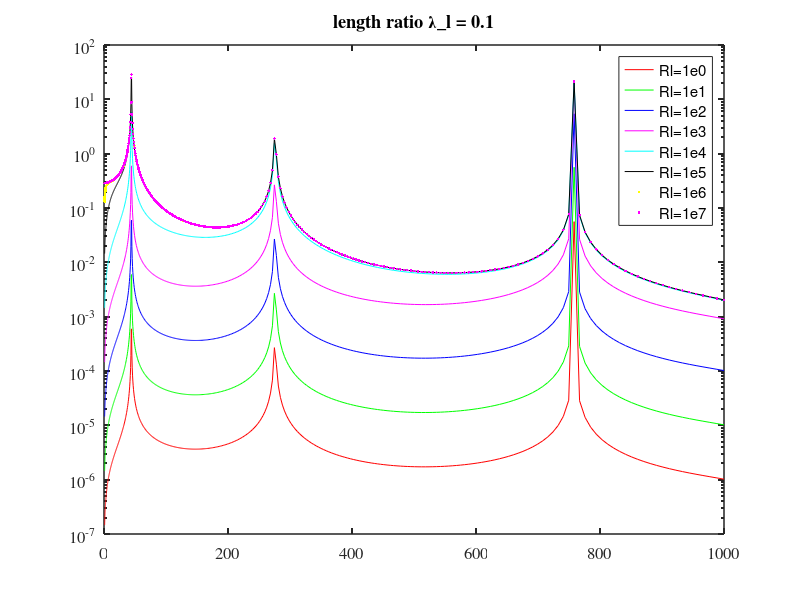
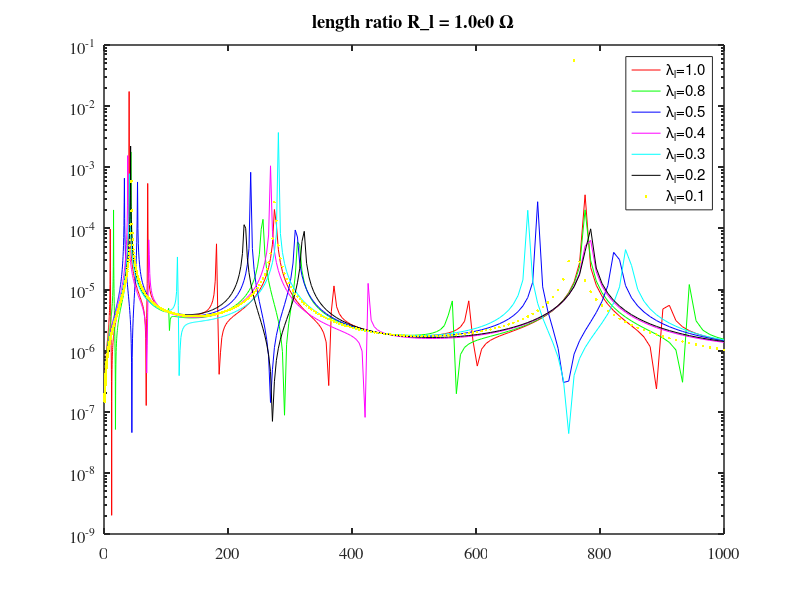

Recreate these plots in MATLAB, in order.
clc;clear;close all;

figure(1)
%% laml = 0.0, Rl from 1 ohm to 10 Mohm
% results0 = load('bm_ext_base_laml_0p0_Rl_1e0', 'Vplist', 'frlist', 'xib'); 
% Vplist0 = results0.Vplist;
% results1 = load('bm_ext_base_laml_0p0_Rl_1e1', 'Vplist'); 
% Vplist1 = results1.Vplist;
% results2 = load('bm_ext_base_laml_0p0_Rl_1e2', 'Vplist'); 
% Vplist2 = results2.Vplist;
% results3 = load('bm_ext_base_laml_0p0_Rl_1e3', 'Vplist'); 
% Vplist3 = results3.Vplist;
% results4 = load('bm_ext_base_laml_0p0_Rl_1e4', 'Vplist'); 
% Vplist4 = results4.Vplist;
% results5 = load('bm_ext_base_laml_0p0_Rl_1e5', 'Vplist'); 
% Vplist5 = results5.Vplist;
% results6 = load('bm_ext_base_laml_0p0_Rl_1e6', 'Vplist'); 
% Vplist6 = results6.Vplist;
% results7 = load('bm_ext_base_laml_0p0_Rl_1e7', 'Vplist'); 
% Vplist7 = results7.Vplist;
% 
% frlist = results0.frlist;
% wlist  = 2*pi*frlist;
% xib  = results0.xib;
% 
% semilogy(frlist, abs(Vplist0)./wlist./wlist/xib, 'r', 'DisplayName','Rl=1e0'); hold on
% semilogy(frlist, abs(Vplist1)./wlist./wlist/xib, 'g', 'DisplayName','Rl=1e1'); 
% semilogy(frlist, abs(Vplist2)./wlist./wlist/xib, 'b', 'DisplayName','Rl=1e2'); 
% semilogy(frlist, abs(Vplist3)./wlist./wlist/xib, 'm', 'DisplayName','Rl=1e3'); 
% semilogy(frlist, abs(Vplist4)./wlist./wlist/xib, 'c', 'DisplayName','Rl=1e4'); 
% semilogy(frlist, abs(Vplist5)./wlist./wlist/xib, 'k', 'DisplayName','Rl=1e5'); 
% semilogy(frlist, abs(Vplist6)./wlist./wlist/xib, 'y.', 'DisplayName','Rl=1e6'); 
% semilogy(frlist, abs(Vplist7)./wlist./wlist/xib, 'm.', 'DisplayName','Rl=1e7'); 
% % grid on
% set(gca, 'linewidth', 1.1, 'fontsize', 12, 'fontname', 'times')
% title('length ratio \lambda\_l = 0.0')
% set(gcf, 'color', 'w')
% legend('show')

%% laml = 0.1, Rl from 1 ohm to 10 Mohm
results0 = load('bm_ext_base_laml_0p1_Rl_1e0', 'Vplist', 'frlist', 'xib'); 
Vplist0 = results0.Vplist;
results1 = load('bm_ext_base_laml_0p1_Rl_1e1', 'Vplist'); 
Vplist1 = results1.Vplist;
results2 = load('bm_ext_base_laml_0p1_Rl_1e2', 'Vplist'); 
Vplist2 = results2.Vplist;
results3 = load('bm_ext_base_laml_0p1_Rl_1e3', 'Vplist'); 
Vplist3 = results3.Vplist;
results4 = load('bm_ext_base_laml_0p1_Rl_1e4', 'Vplist'); 
Vplist4 = results4.Vplist;
results5 = load('bm_ext_base_laml_0p1_Rl_1e5', 'Vplist'); 
Vplist5 = results5.Vplist;
results6 = load('bm_ext_base_laml_0p1_Rl_1e6', 'Vplist'); 
Vplist6 = results6.Vplist;
results7 = load('bm_ext_base_laml_0p1_Rl_1e7', 'Vplist'); 
Vplist7 = results7.Vplist;

frlist = results0.frlist;
wlist  = 2*pi*frlist;
xib  = results0.xib;

semilogy(frlist, abs(Vplist0)./wlist./wlist/xib, 'r', 'DisplayName','Rl=1e0'); hold on
semilogy(frlist, abs(Vplist1)./wlist./wlist/xib, 'g', 'DisplayName','Rl=1e1'); 
semilogy(frlist, abs(Vplist2)./wlist./wlist/xib, 'b', 'DisplayName','Rl=1e2'); 
semilogy(frlist, abs(Vplist3)./wlist./wlist/xib, 'm', 'DisplayName','Rl=1e3'); 
semilogy(frlist, abs(Vplist4)./wlist./wlist/xib, 'c', 'DisplayName','Rl=1e4'); 
semilogy(frlist, abs(Vplist5)./wlist./wlist/xib, 'k', 'DisplayName','Rl=1e5'); 
semilogy(frlist, abs(Vplist6)./wlist./wlist/xib, 'y.', 'DisplayName','Rl=1e6'); 
semilogy(frlist, abs(Vplist7)./wlist./wlist/xib, 'm.', 'DisplayName','Rl=1e7'); 
% grid on
set(gca, 'linewidth', 1.1, 'fontsize', 12, 'fontname', 'times')
title('length ratio \lambda\_l = 0.1')
set(gcf, 'color', 'w')
legend('show')

%% laml = 0.2, Rl from 1 ohm to 10 Mohm
% results0 = load('bm_ext_base_laml_0p2_Rl_1e0', 'Vplist', 'frlist', 'xib'); 
% Vplist0 = results0.Vplist;
% results1 = load('bm_ext_base_laml_0p2_Rl_1e1', 'Vplist'); 
% Vplist1 = results1.Vplist;
% results2 = load('bm_ext_base_laml_0p2_Rl_1e2', 'Vplist'); 
% Vplist2 = results2.Vplist;
% results3 = load('bm_ext_base_laml_0p2_Rl_1e3', 'Vplist'); 
% Vplist3 = results3.Vplist;
% results4 = load('bm_ext_base_laml_0p2_Rl_1e4', 'Vplist'); 
% Vplist4 = results4.Vplist;
% results5 = load('bm_ext_base_laml_0p2_Rl_1e5', 'Vplist'); 
% Vplist5 = results5.Vplist;
% results6 = load('bm_ext_base_laml_0p2_Rl_1e6', 'Vplist'); 
% Vplist6 = results6.Vplist;
% results7 = load('bm_ext_base_laml_0p2_Rl_1e7', 'Vplist'); 
% Vplist7 = results7.Vplist;
% 
% frlist = results0.frlist;
% wlist  = 2*pi*frlist;
% xib  = results0.xib;
% 
% semilogy(frlist, abs(Vplist0)./wlist./wlist/xib, 'r', 'DisplayName','Rl=1e0'); hold on
% semilogy(frlist, abs(Vplist1)./wlist./wlist/xib, 'g', 'DisplayName','Rl=1e1'); 
% semilogy(frlist, abs(Vplist2)./wlist./wlist/xib, 'b', 'DisplayName','Rl=1e2'); 
% semilogy(frlist, abs(Vplist3)./wlist./wlist/xib, 'm', 'DisplayName','Rl=1e3'); 
% semilogy(frlist, abs(Vplist4)./wlist./wlist/xib, 'c', 'DisplayName','Rl=1e4'); 
% semilogy(frlist, abs(Vplist5)./wlist./wlist/xib, 'k', 'DisplayName','Rl=1e5'); 
% semilogy(frlist, abs(Vplist6)./wlist./wlist/xib, 'y.', 'DisplayName','Rl=1e6'); 
% semilogy(frlist, abs(Vplist7)./wlist./wlist/xib, 'm.', 'DisplayName','Rl=1e7'); 
% % grid on
% set(gca, 'linewidth', 1.1, 'fontsize', 12, 'fontname', 'times')
% title('length ratio \lambda\_l = 0.2')
% set(gcf, 'color', 'w')
% legend('show')

%% laml = 0.3, Rl from 1 ohm to 10 Mohm
% results0 = load('bm_ext_base_laml_0p3_Rl_1e0', 'Vplist', 'frlist', 'xib'); 
% Vplist0 = results0.Vplist;
% results1 = load('bm_ext_base_laml_0p3_Rl_1e1', 'Vplist'); 
% Vplist1 = results1.Vplist;
% results2 = load('bm_ext_base_laml_0p3_Rl_1e2', 'Vplist'); 
% Vplist2 = results2.Vplist;
% results3 = load('bm_ext_base_laml_0p3_Rl_1e3', 'Vplist'); 
% Vplist3 = results3.Vplist;
% results4 = load('bm_ext_base_laml_0p3_Rl_1e4', 'Vplist'); 
% Vplist4 = results4.Vplist;
% results5 = load('bm_ext_base_laml_0p3_Rl_1e5', 'Vplist'); 
% Vplist5 = results5.Vplist;
% results6 = load('bm_ext_base_laml_0p3_Rl_1e6', 'Vplist'); 
% Vplist6 = results6.Vplist;
% results7 = load('bm_ext_base_laml_0p3_Rl_1e7', 'Vplist'); 
% Vplist7 = results7.Vplist;
% 
% frlist = results0.frlist;
% wlist  = 2*pi*frlist;
% xib  = results0.xib;
% 
% semilogy(frlist, abs(Vplist0)./wlist./wlist/xib, 'r', 'DisplayName','Rl=1e0'); hold on
% semilogy(frlist, abs(Vplist1)./wlist./wlist/xib, 'g', 'DisplayName','Rl=1e1'); 
% semilogy(frlist, abs(Vplist2)./wlist./wlist/xib, 'b', 'DisplayName','Rl=1e2'); 
% semilogy(frlist, abs(Vplist3)./wlist./wlist/xib, 'm', 'DisplayName','Rl=1e3'); 
% semilogy(frlist, abs(Vplist4)./wlist./wlist/xib, 'c', 'DisplayName','Rl=1e4'); 
% semilogy(frlist, abs(Vplist5)./wlist./wlist/xib, 'k', 'DisplayName','Rl=1e5'); 
% semilogy(frlist, abs(Vplist6)./wlist./wlist/xib, 'y.', 'DisplayName','Rl=1e6'); 
% semilogy(frlist, abs(Vplist7)./wlist./wlist/xib, 'm.', 'DisplayName','Rl=1e7'); 
% % grid on
% set(gca, 'linewidth', 1.1, 'fontsize', 12, 'fontname', 'times')
% title('length ratio \lambda\_l = 0.3')
% set(gcf, 'color', 'w')
% legend('show')

%% laml = 0.4, Rl from 1 ohm to 10 Mohm
% results0 = load('bm_ext_base_laml_0p4_Rl_1e0', 'Vplist', 'frlist', 'xib'); 
% Vplist0 = results0.Vplist;
% results1 = load('bm_ext_base_laml_0p4_Rl_1e1', 'Vplist'); 
% Vplist1 = results1.Vplist;
% results2 = load('bm_ext_base_laml_0p4_Rl_1e2', 'Vplist'); 
% Vplist2 = results2.Vplist;
% results3 = load('bm_ext_base_laml_0p4_Rl_1e3', 'Vplist'); 
% Vplist3 = results3.Vplist;
% results4 = load('bm_ext_base_laml_0p4_Rl_1e4', 'Vplist'); 
% Vplist4 = results4.Vplist;
% results5 = load('bm_ext_base_laml_0p4_Rl_1e5', 'Vplist'); 
% Vplist5 = results5.Vplist;
% results6 = load('bm_ext_base_laml_0p4_Rl_1e6', 'Vplist'); 
% Vplist6 = results6.Vplist;
% results7 = load('bm_ext_base_laml_0p4_Rl_1e7', 'Vplist'); 
% Vplist7 = results7.Vplist;
% 
% frlist = results0.frlist;
% wlist  = 2*pi*frlist;
% xib  = results0.xib;
% 
% semilogy(frlist, abs(Vplist0)./wlist./wlist/xib, 'r', 'DisplayName','Rl=1e0'); hold on
% semilogy(frlist, abs(Vplist1)./wlist./wlist/xib, 'g', 'DisplayName','Rl=1e1'); 
% semilogy(frlist, abs(Vplist2)./wlist./wlist/xib, 'b', 'DisplayName','Rl=1e2'); 
% semilogy(frlist, abs(Vplist3)./wlist./wlist/xib, 'm', 'DisplayName','Rl=1e3'); 
% semilogy(frlist, abs(Vplist4)./wlist./wlist/xib, 'c', 'DisplayName','Rl=1e4'); 
% semilogy(frlist, abs(Vplist5)./wlist./wlist/xib, 'k', 'DisplayName','Rl=1e5'); 
% semilogy(frlist, abs(Vplist6)./wlist./wlist/xib, 'y.', 'DisplayName','Rl=1e6'); 
% semilogy(frlist, abs(Vplist7)./wlist./wlist/xib, 'm.', 'DisplayName','Rl=1e7'); 
% % grid on
% set(gca, 'linewidth', 1.1, 'fontsize', 12, 'fontname', 'times')
% title('length ratio \lambda\_l = 0.4')
% set(gcf, 'color', 'w')
% legend('show')

%% laml = 0.5, Rl from 1 ohm to 10 Mohm
% results0 = load('bm_ext_base_laml_0p5_Rl_1e0', 'Vplist', 'frlist', 'xib'); 
% Vplist0 = results0.Vplist;
% results1 = load('bm_ext_base_laml_0p5_Rl_1e1', 'Vplist'); 
% Vplist1 = results1.Vplist;
% results2 = load('bm_ext_base_laml_0p5_Rl_1e2', 'Vplist'); 
% Vplist2 = results2.Vplist;
% results3 = load('bm_ext_base_laml_0p5_Rl_1e3', 'Vplist'); 
% Vplist3 = results3.Vplist;
% results4 = load('bm_ext_base_laml_0p5_Rl_1e4', 'Vplist'); 
% Vplist4 = results4.Vplist;
% results5 = load('bm_ext_base_laml_0p5_Rl_1e5', 'Vplist'); 
% Vplist5 = results5.Vplist;
% results6 = load('bm_ext_base_laml_0p5_Rl_1e6', 'Vplist'); 
% Vplist6 = results6.Vplist;
% results7 = load('bm_ext_base_laml_0p5_Rl_1e7', 'Vplist'); 
% Vplist7 = results7.Vplist;
% 
% frlist = results0.frlist;
% wlist  = 2*pi*frlist;
% xib  = results0.xib;
% 
% semilogy(frlist, abs(Vplist0)./wlist./wlist/xib, 'r', 'DisplayName','Rl=1e0'); hold on
% semilogy(frlist, abs(Vplist1)./wlist./wlist/xib, 'g', 'DisplayName','Rl=1e1'); 
% semilogy(frlist, abs(Vplist2)./wlist./wlist/xib, 'b', 'DisplayName','Rl=1e2'); 
% semilogy(frlist, abs(Vplist3)./wlist./wlist/xib, 'm', 'DisplayName','Rl=1e3'); 
% semilogy(frlist, abs(Vplist4)./wlist./wlist/xib, 'c', 'DisplayName','Rl=1e4'); 
% semilogy(frlist, abs(Vplist5)./wlist./wlist/xib, 'k', 'DisplayName','Rl=1e5'); 
% semilogy(frlist, abs(Vplist6)./wlist./wlist/xib, 'y.', 'DisplayName','Rl=1e6'); 
% semilogy(frlist, abs(Vplist7)./wlist./wlist/xib, 'm.', 'DisplayName','Rl=1e7'); 
% grid on
% set(gca, 'linewidth', 1.1, 'fontsize', 12, 'fontname', 'times')
% title('length ratio \lambda\_l = 0.5')
% set(gcf, 'color', 'w')
% legend('show')

%% laml = 0.8, Rl from 1 ohm to 10 Mohm
% results0 = load('bm_ext_base_laml_0p8_Rl_1e0', 'Vplist', 'frlist', 'xib'); 
% Vplist0 = results0.Vplist;
% results1 = load('bm_ext_base_laml_0p8_Rl_1e1', 'Vplist'); 
% Vplist1 = results1.Vplist;
% results2 = load('bm_ext_base_laml_0p8_Rl_1e2', 'Vplist'); 
% Vplist2 = results2.Vplist;
% results3 = load('bm_ext_base_laml_0p8_Rl_1e3', 'Vplist'); 
% Vplist3 = results3.Vplist;
% results4 = load('bm_ext_base_laml_0p8_Rl_1e4', 'Vplist'); 
% Vplist4 = results4.Vplist;
% results5 = load('bm_ext_base_laml_0p8_Rl_1e5', 'Vplist'); 
% Vplist5 = results5.Vplist;
% results6 = load('bm_ext_base_laml_0p8_Rl_1e6', 'Vplist'); 
% Vplist6 = results6.Vplist;
% results7 = load('bm_ext_base_laml_0p8_Rl_1e7', 'Vplist'); 
% Vplist7 = results7.Vplist;
% 
% frlist = results0.frlist;
% wlist  = 2*pi*frlist;
% xib  = results0.xib;
% 
% semilogy(frlist, abs(Vplist0)./wlist./wlist/xib, 'r', 'DisplayName','Rl=1e0'); hold on
% semilogy(frlist, abs(Vplist1)./wlist./wlist/xib, 'g', 'DisplayName','Rl=1e1'); 
% semilogy(frlist, abs(Vplist2)./wlist./wlist/xib, 'b', 'DisplayName','Rl=1e2'); 
% semilogy(frlist, abs(Vplist3)./wlist./wlist/xib, 'm', 'DisplayName','Rl=1e3'); 
% semilogy(frlist, abs(Vplist4)./wlist./wlist/xib, 'c', 'DisplayName','Rl=1e4'); 
% semilogy(frlist, abs(Vplist5)./wlist./wlist/xib, 'k', 'DisplayName','Rl=1e5'); 
% semilogy(frlist, abs(Vplist6)./wlist./wlist/xib, 'y.', 'DisplayName','Rl=1e6'); 
% semilogy(frlist, abs(Vplist7)./wlist./wlist/xib, 'm.', 'DisplayName','Rl=1e7'); 
% % grid on
% set(gca, 'linewidth', 1.1, 'fontsize', 12, 'fontname', 'times')
% title('length ratio \lambda\_l = 0.8')
% set(gcf, 'color', 'w')
% legend('show')

%% laml = 1.0, Rl from 1 ohm to 10 Mohm
% results0 = load('bm_ext_base_laml_1p0_Rl_1e0', 'Vplist', 'frlist', 'xib'); 
% Vplist0 = results0.Vplist;
% results1 = load('bm_ext_base_laml_1p0_Rl_1e1', 'Vplist'); 
% Vplist1 = results1.Vplist;
% results2 = load('bm_ext_base_laml_1p0_Rl_1e2', 'Vplist'); 
% Vplist2 = results2.Vplist;
% results3 = load('bm_ext_base_laml_1p0_Rl_1e3', 'Vplist'); 
% Vplist3 = results3.Vplist;
% results4 = load('bm_ext_base_laml_1p0_Rl_1e4', 'Vplist'); 
% Vplist4 = results4.Vplist;
% results5 = load('bm_ext_base_laml_1p0_Rl_1e5', 'Vplist'); 
% Vplist5 = results5.Vplist;
% results6 = load('bm_ext_base_laml_1p0_Rl_1e6', 'Vplist'); 
% Vplist6 = results6.Vplist;
% results7 = load('bm_ext_base_laml_1p0_Rl_1e7', 'Vplist'); 
% Vplist7 = results7.Vplist;
% 
% frlist = results0.frlist;
% wlist  = 2*pi*frlist;
% xib  = results0.xib;
% 
% semilogy(frlist, abs(Vplist0)./wlist./wlist/xib, 'r', 'DisplayName','Rl=1e0'); hold on
% semilogy(frlist, abs(Vplist1)./wlist./wlist/xib, 'g', 'DisplayName','Rl=1e1'); 
% semilogy(frlist, abs(Vplist2)./wlist./wlist/xib, 'b', 'DisplayName','Rl=1e2'); 
% semilogy(frlist, abs(Vplist3)./wlist./wlist/xib, 'm', 'DisplayName','Rl=1e3'); 
% semilogy(frlist, abs(Vplist4)./wlist./wlist/xib, 'c', 'DisplayName','Rl=1e4'); 
% semilogy(frlist, abs(Vplist5)./wlist./wlist/xib, 'k', 'DisplayName','Rl=1e5'); 
% semilogy(frlist, abs(Vplist6)./wlist./wlist/xib, 'y.', 'DisplayName','Rl=1e6'); 
% semilogy(frlist, abs(Vplist7)./wlist./wlist/xib, 'm.', 'DisplayName','Rl=1e7'); 
% % grid on
% set(gca, 'linewidth', 1.1, 'fontsize', 12, 'fontname', 'times')
% title('length ratio \lambda\_l = 1.0')
% set(gcf, 'color', 'w')
% legend('show')



figure(2)
%%  Rl = 1e0 ohm, laml from 0.10 to 1.0
results0 = load('bm_ext_base_laml_1p0_Rl_1e0', 'Vplist', 'frlist', 'xib'); 
Vplist0 = results0.Vplist;
results1 = load('bm_ext_base_laml_0p8_Rl_1e0', 'Vplist'); 
Vplist1 = results1.Vplist;
results2 = load('bm_ext_base_laml_0p5_Rl_1e0', 'Vplist'); 
Vplist2 = results2.Vplist;
results3 = load('bm_ext_base_laml_0p4_Rl_1e0', 'Vplist'); 
Vplist3 = results3.Vplist;
results4 = load('bm_ext_base_laml_0p3_Rl_1e0', 'Vplist'); 
Vplist4 = results4.Vplist;
results5 = load('bm_ext_base_laml_0p2_Rl_1e0', 'Vplist'); 
Vplist5 = results5.Vplist;
results6 = load('bm_ext_base_laml_0p1_Rl_1e0', 'Vplist'); 
Vplist6 = results6.Vplist;

frlist = results0.frlist;
wlist  = 2*pi*frlist;
xib  = results0.xib;

semilogy(frlist, abs(Vplist0)./wlist./wlist/xib, 'r', 'DisplayName','\lambda_l=1.0'); hold on
semilogy(frlist, abs(Vplist1)./wlist./wlist/xib, 'g', 'DisplayName','\lambda_l=0.8'); 
semilogy(frlist, abs(Vplist2)./wlist./wlist/xib, 'b', 'DisplayName','\lambda_l=0.5'); 
semilogy(frlist, abs(Vplist3)./wlist./wlist/xib, 'm', 'DisplayName','\lambda_l=0.4'); 
semilogy(frlist, abs(Vplist4)./wlist./wlist/xib, 'c', 'DisplayName','\lambda_l=0.3'); 
semilogy(frlist, abs(Vplist5)./wlist./wlist/xib, 'k', 'DisplayName','\lambda_l=0.2'); 
semilogy(frlist, abs(Vplist6)./wlist./wlist/xib, 'y.', 'DisplayName','\lambda_l=0.1'); 

% grid on
set(gca, 'linewidth', 1.1, 'fontsize', 12, 'fontname', 'times')
title('length ratio R\_l = 1.0e0 \Omega')
set(gcf, 'color', 'w')
legend('show')

%%  Rl = 1e1 ohm, laml from 0.10 to 1.0
% results0 = load('bm_ext_base_laml_1p0_Rl_1e1', 'Vplist', 'frlist', 'xib'); 
% Vplist0 = results0.Vplist;
% results1 = load('bm_ext_base_laml_0p8_Rl_1e1', 'Vplist'); 
% Vplist1 = results1.Vplist;
% results2 = load('bm_ext_base_laml_0p5_Rl_1e1', 'Vplist'); 
% Vplist2 = results2.Vplist;
% results3 = load('bm_ext_base_laml_0p2_Rl_1e1', 'Vplist'); 
% Vplist3 = results3.Vplist;
% results4 = load('bm_ext_base_laml_0p1_Rl_1e1', 'Vplist'); 
% Vplist4 = results4.Vplist;
% 
% frlist = results0.frlist;
% wlist  = 2*pi*frlist;
% xib  = results0.xib;
% 
% semilogy(frlist, abs(Vplist0)./wlist./wlist/xib, 'r', 'DisplayName','\lambda_l=1.0'); hold on
% semilogy(frlist, abs(Vplist1)./wlist./wlist/xib, 'g', 'DisplayName','\lambda_l=0.8'); 
% semilogy(frlist, abs(Vplist2)./wlist./wlist/xib, 'b', 'DisplayName','\lambda_l=0.5'); 
% semilogy(frlist, abs(Vplist3)./wlist./wlist/xib, 'm', 'DisplayName','\lambda_l=0.2'); 
% semilogy(frlist, abs(Vplist4)./wlist./wlist/xib, 'c', 'DisplayName','\lambda_l=0.1'); 
% 
% % grid on
% set(gca, 'linewidth', 1.1, 'fontsize', 12, 'fontname', 'times')
% title('length ratio R\_l = 1.0e1 \Omega')
% set(gcf, 'color', 'w')
% legend('show')

%%  Rl = 1e2 ohm, laml from 0.10 to 1.0
% results0 = load('bm_ext_base_laml_1p0_Rl_1e2', 'Vplist', 'frlist', 'xib'); 
% Vplist0 = results0.Vplist;
% results1 = load('bm_ext_base_laml_0p8_Rl_1e2', 'Vplist'); 
% Vplist1 = results1.Vplist;
% results2 = load('bm_ext_base_laml_0p5_Rl_1e2', 'Vplist'); 
% Vplist2 = results2.Vplist;
% results3 = load('bm_ext_base_laml_0p2_Rl_1e2', 'Vplist'); 
% Vplist3 = results3.Vplist;
% results4 = load('bm_ext_base_laml_0p1_Rl_1e2', 'Vplist'); 
% Vplist4 = results4.Vplist;
% 
% frlist = results0.frlist;
% wlist  = 2*pi*frlist;
% xib  = results0.xib;
% 
% semilogy(frlist, abs(Vplist0)./wlist./wlist/xib, 'r', 'DisplayName','\lambda_l=1.0'); hold on
% semilogy(frlist, abs(Vplist1)./wlist./wlist/xib, 'g', 'DisplayName','\lambda_l=0.8'); 
% semilogy(frlist, abs(Vplist2)./wlist./wlist/xib, 'b', 'DisplayName','\lambda_l=0.5'); 
% semilogy(frlist, abs(Vplist3)./wlist./wlist/xib, 'm', 'DisplayName','\lambda_l=0.2'); 
% semilogy(frlist, abs(Vplist4)./wlist./wlist/xib, 'c', 'DisplayName','\lambda_l=0.1'); 
% 
% % grid on
% set(gca, 'linewidth', 1.1, 'fontsize', 12, 'fontname', 'times')
% title('length ratio R\_l = 1.0e2 \Omega')
% set(gcf, 'color', 'w')
% legend('show')

%%  Rl = 1e3 ohm, laml from 0.10 to 1.0
% results0 = load('bm_ext_base_laml_1p0_Rl_1e3', 'Vplist', 'frlist', 'xib'); 
% Vplist0 = results0.Vplist;
% results1 = load('bm_ext_base_laml_0p8_Rl_1e3', 'Vplist'); 
% Vplist1 = results1.Vplist;
% results2 = load('bm_ext_base_laml_0p5_Rl_1e3', 'Vplist'); 
% Vplist2 = results2.Vplist;
% results3 = load('bm_ext_base_laml_0p2_Rl_1e3', 'Vplist'); 
% Vplist3 = results3.Vplist;
% results4 = load('bm_ext_base_laml_0p1_Rl_1e3', 'Vplist'); 
% Vplist4 = results4.Vplist;
% 
% frlist = results0.frlist;
% wlist  = 2*pi*frlist;
% xib  = results0.xib;
% 
% semilogy(frlist, abs(Vplist0)./wlist./wlist/xib, 'r', 'DisplayName','\lambda_l=1.0'); hold on
% semilogy(frlist, abs(Vplist1)./wlist./wlist/xib, 'g', 'DisplayName','\lambda_l=0.8'); 
% semilogy(frlist, abs(Vplist2)./wlist./wlist/xib, 'b', 'DisplayName','\lambda_l=0.5'); 
% semilogy(frlist, abs(Vplist3)./wlist./wlist/xib, 'm', 'DisplayName','\lambda_l=0.2'); 
% semilogy(frlist, abs(Vplist4)./wlist./wlist/xib, 'c', 'DisplayName','\lambda_l=0.1'); 
% 
% % grid on
% set(gca, 'linewidth', 1.1, 'fontsize', 12, 'fontname', 'times')
% title('length ratio R\_l = 1.0e3 \Omega')
% set(gcf, 'color', 'w')
% legend('show')

%%  Rl = 1e4 ohm, laml from 0.10 to 1.0
% results0 = load('bm_ext_base_laml_1p0_Rl_1e4', 'Vplist', 'frlist', 'xib'); 
% Vplist0 = results0.Vplist;
% results1 = load('bm_ext_base_laml_0p8_Rl_1e4', 'Vplist'); 
% Vplist1 = results1.Vplist;
% results2 = load('bm_ext_base_laml_0p5_Rl_1e4', 'Vplist'); 
% Vplist2 = results2.Vplist;
% results3 = load('bm_ext_base_laml_0p2_Rl_1e4', 'Vplist'); 
% Vplist3 = results3.Vplist;
% results4 = load('bm_ext_base_laml_0p1_Rl_1e4', 'Vplist'); 
% Vplist4 = results4.Vplist;
% 
% frlist = results0.frlist;
% wlist  = 2*pi*frlist;
% xib  = results0.xib;
% 
% semilogy(frlist, abs(Vplist0)./wlist./wlist/xib, 'r', 'DisplayName','\lambda_l=1.0'); hold on
% semilogy(frlist, abs(Vplist1)./wlist./wlist/xib, 'g', 'DisplayName','\lambda_l=0.8'); 
% semilogy(frlist, abs(Vplist2)./wlist./wlist/xib, 'b', 'DisplayName','\lambda_l=0.5'); 
% semilogy(frlist, abs(Vplist3)./wlist./wlist/xib, 'm', 'DisplayName','\lambda_l=0.2'); 
% semilogy(frlist, abs(Vplist4)./wlist./wlist/xib, 'c', 'DisplayName','\lambda_l=0.1'); 
% 
% % grid on
% set(gca, 'linewidth', 1.1, 'fontsize', 12, 'fontname', 'times')
% title('length ratio R\_l = 1.0e4 \Omega')
% set(gcf, 'color', 'w')
% legend('show')

%%  Rl = 1e5 ohm, laml from 0.10 to 1.0
% results0 = load('bm_ext_base_laml_1p0_Rl_1e5', 'Vplist', 'frlist', 'xib'); 
% Vplist0 = results0.Vplist;
% results1 = load('bm_ext_base_laml_0p8_Rl_1e5', 'Vplist'); 
% Vplist1 = results1.Vplist;
% results2 = load('bm_ext_base_laml_0p5_Rl_1e5', 'Vplist'); 
% Vplist2 = results2.Vplist;
% results3 = load('bm_ext_base_laml_0p2_Rl_1e5', 'Vplist'); 
% Vplist3 = results3.Vplist;
% results4 = load('bm_ext_base_laml_0p1_Rl_1e5', 'Vplist'); 
% Vplist4 = results4.Vplist;
% 
% frlist = results0.frlist;
% wlist  = 2*pi*frlist;
% xib  = results0.xib;
% 
% semilogy(frlist, abs(Vplist0)./wlist./wlist/xib, 'r', 'DisplayName','\lambda_l=1.0'); hold on
% semilogy(frlist, abs(Vplist1)./wlist./wlist/xib, 'g', 'DisplayName','\lambda_l=0.8'); 
% semilogy(frlist, abs(Vplist2)./wlist./wlist/xib, 'b', 'DisplayName','\lambda_l=0.5'); 
% semilogy(frlist, abs(Vplist3)./wlist./wlist/xib, 'm', 'DisplayName','\lambda_l=0.2'); 
% semilogy(frlist, abs(Vplist4)./wlist./wlist/xib, 'c', 'DisplayName','\lambda_l=0.1'); 
% 
% grid on
% set(gca, 'linewidth', 1.1, 'fontsize', 12, 'fontname', 'times')
% title('length ratio R\_l = 1.0e5 \Omega')
% set(gcf, 'color', 'w')
% legend('show')

%%  Rl = 1e6 ohm, laml from 0.10 to 1.0
% results0 = load('bm_ext_base_laml_1p0_Rl_1e6', 'Vplist', 'frlist', 'xib'); 
% Vplist0 = results0.Vplist;
% results1 = load('bm_ext_base_laml_0p8_Rl_1e6', 'Vplist'); 
% Vplist1 = results1.Vplist;
% results2 = load('bm_ext_base_laml_0p5_Rl_1e6', 'Vplist'); 
% Vplist2 = results2.Vplist;
% results3 = load('bm_ext_base_laml_0p2_Rl_1e6', 'Vplist'); 
% Vplist3 = results3.Vplist;
% results4 = load('bm_ext_base_laml_0p1_Rl_1e6', 'Vplist'); 
% Vplist4 = results4.Vplist;
% 
% frlist = results0.frlist;
% wlist  = 2*pi*frlist;
% xib  = results0.xib;
% 
% semilogy(frlist, abs(Vplist0)./wlist./wlist/xib, 'r', 'DisplayName','\lambda_l=1.0'); hold on
% semilogy(frlist, abs(Vplist1)./wlist./wlist/xib, 'g', 'DisplayName','\lambda_l=0.8'); 
% semilogy(frlist, abs(Vplist2)./wlist./wlist/xib, 'b', 'DisplayName','\lambda_l=0.5'); 
% semilogy(frlist, abs(Vplist3)./wlist./wlist/xib, 'm', 'DisplayName','\lambda_l=0.2'); 
% semilogy(frlist, abs(Vplist4)./wlist./wlist/xib, 'c', 'DisplayName','\lambda_l=0.1'); 
% 
% % grid on
% set(gca, 'linewidth', 1.1, 'fontsize', 12, 'fontname', 'times')
% title('length ratio R\_l = 1.0e6 \Omega')
% set(gcf, 'color', 'w')
% legend('show')

%%  Rl = 1e7 ohm, laml from 0.10 to 1.0
% results0 = load('bm_ext_base_laml_1p0_Rl_1e7', 'Vplist', 'frlist', 'xib'); 
% Vplist0 = results0.Vplist;
% results1 = load('bm_ext_base_laml_0p8_Rl_1e7', 'Vplist'); 
% Vplist1 = results1.Vplist;
% results2 = load('bm_ext_base_laml_0p5_Rl_1e7', 'Vplist'); 
% Vplist2 = results2.Vplist;
% results3 = load('bm_ext_base_laml_0p2_Rl_1e7', 'Vplist'); 
% Vplist3 = results3.Vplist;
% results4 = load('bm_ext_base_laml_0p1_Rl_1e7', 'Vplist'); 
% Vplist4 = results4.Vplist;
% 
% frlist = results0.frlist;
% wlist  = 2*pi*frlist;
% xib  = results0.xib;
% 
% semilogy(frlist, abs(Vplist0)./wlist./wlist/xib, 'r', 'DisplayName','\lambda_l=1.0'); hold on
% semilogy(frlist, abs(Vplist1)./wlist./wlist/xib, 'g', 'DisplayName','\lambda_l=0.8'); 
% semilogy(frlist, abs(Vplist2)./wlist./wlist/xib, 'b', 'DisplayName','\lambda_l=0.5'); 
% semilogy(frlist, abs(Vplist3)./wlist./wlist/xib, 'm', 'DisplayName','\lambda_l=0.2'); 
% semilogy(frlist, abs(Vplist4)./wlist./wlist/xib, 'c', 'DisplayName','\lambda_l=0.1'); 
% 
% % grid on
% set(gca, 'linewidth', 1.1, 'fontsize', 12, 'fontname', 'times')
% title('length ratio R\_l = 1.0e7 \Omega')
% set(gcf, 'color', 'w')
% legend('show')

%% for phase angle
% figure(2)
% plot(frlist, angle(Vplist0)/pi*180, 'r'); hold on
% plot(frlist, angle(Vplist1)/pi*180, 'g'); 
% plot(frlist, angle(Vplist2)/pi*180, 'b'); 
% plot(frlist, angle(Vplist3)/pi*180, 'm'); 
% plot(frlist, angle(Vplist4)/pi*180, 'c'); 
% plot(frlist, angle(Vplist5)/pi*180, 'k'); 
% ylim([-180,180]);
% yTickLocations = linspace(-180, 180, 5);
% set(gca,'YTick', yTickLocations);
% grid on






